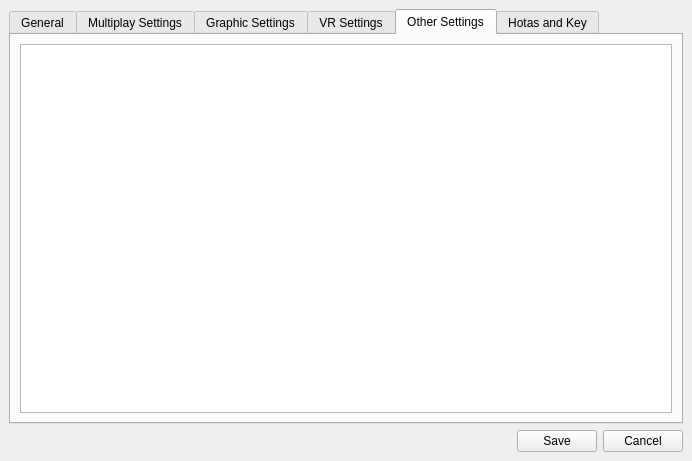
<?xml version="1.0" encoding="UTF-8"?>
<ui version="4.0">
 <class>MainWindow</class>
 <widget class="QMainWindow" name="MainWindow">
  <property name="geometry">
   <rect>
    <x>0</x>
    <y>0</y>
    <width>692</width>
    <height>461</height>
   </rect>
  </property>
  <property name="windowTitle">
   <string>BMS Configure</string>
  </property>
  <widget class="QWidget" name="centralwidget">
   <layout class="QGridLayout" name="gridLayout">
    <item row="2" column="1">
     <widget class="QPushButton" name="pushButton_OK">
      <property name="text">
       <string>Save</string>
      </property>
     </widget>
    </item>
    <item row="2" column="0">
     <spacer name="horizontalSpacer">
      <property name="orientation">
       <enum>Qt::Orientation::Horizontal</enum>
      </property>
      <property name="sizeHint" stdset="0">
       <size>
        <width>40</width>
        <height>20</height>
       </size>
      </property>
     </spacer>
    </item>
    <item row="2" column="2">
     <widget class="QPushButton" name="pushButton_Cancel">
      <property name="text">
       <string>Cancel</string>
      </property>
     </widget>
    </item>
    <item row="0" column="0" colspan="3">
     <widget class="QTabWidget" name="tabWidget">
      <property name="locale">
       <locale language="English" country="UnitedStates"/>
      </property>
      <property name="currentIndex">
       <number>4</number>
      </property>
      <property name="tabBarAutoHide">
       <bool>false</bool>
      </property>
      <widget class="QWidget" name="tab_Comm">
       <attribute name="title">
        <string>General</string>
       </attribute>
       <layout class="QGridLayout" name="gridLayout_2">
        <item row="0" column="0">
         <widget class="QTableWidget" name="tableWidget_Comm">
          <property name="showGrid">
           <bool>false</bool>
          </property>
          <attribute name="horizontalHeaderVisible">
           <bool>false</bool>
          </attribute>
          <attribute name="verticalHeaderVisible">
           <bool>false</bool>
          </attribute>
          <attribute name="verticalHeaderStretchLastSection">
           <bool>false</bool>
          </attribute>
         </widget>
        </item>
       </layout>
      </widget>
      <widget class="QWidget" name="tab_MP">
       <attribute name="title">
        <string>Multiplay Settings</string>
       </attribute>
       <layout class="QGridLayout" name="gridLayout_3">
        <item row="0" column="0">
         <widget class="QTableWidget" name="tableWidget_MP">
          <property name="showGrid">
           <bool>false</bool>
          </property>
          <attribute name="horizontalHeaderVisible">
           <bool>false</bool>
          </attribute>
          <attribute name="verticalHeaderVisible">
           <bool>false</bool>
          </attribute>
         </widget>
        </item>
       </layout>
      </widget>
      <widget class="QWidget" name="tab_Graphic">
       <attribute name="title">
        <string>Graphic Settings</string>
       </attribute>
       <layout class="QGridLayout" name="gridLayout_4">
        <item row="0" column="0">
         <widget class="QTableWidget" name="tableWidget_Graphic">
          <property name="horizontalScrollBarPolicy">
           <enum>Qt::ScrollBarPolicy::ScrollBarAlwaysOn</enum>
          </property>
          <property name="showGrid">
           <bool>false</bool>
          </property>
          <attribute name="horizontalHeaderVisible">
           <bool>false</bool>
          </attribute>
          <attribute name="verticalHeaderVisible">
           <bool>false</bool>
          </attribute>
         </widget>
        </item>
       </layout>
      </widget>
      <widget class="QWidget" name="tab_VR">
       <attribute name="title">
        <string>VR Settings</string>
       </attribute>
       <layout class="QGridLayout" name="gridLayout_5">
        <item row="0" column="0">
         <widget class="QTableWidget" name="tableWidget_VR">
          <property name="showGrid">
           <bool>false</bool>
          </property>
          <attribute name="horizontalHeaderVisible">
           <bool>false</bool>
          </attribute>
          <attribute name="verticalHeaderVisible">
           <bool>false</bool>
          </attribute>
         </widget>
        </item>
       </layout>
      </widget>
      <widget class="QWidget" name="tab_Other">
       <attribute name="title">
        <string>Other Settings</string>
       </attribute>
       <layout class="QGridLayout" name="gridLayout_6">
        <item row="0" column="0">
         <widget class="QTableWidget" name="tableWidget_Other"/>
        </item>
       </layout>
      </widget>
      <widget class="QWidget" name="tab_HotasAndKey">
       <attribute name="title">
        <string>Hotas and Key</string>
       </attribute>
       <layout class="QGridLayout" name="gridLayout_7">
        <item row="0" column="0">
         <widget class="QTableWidget" name="tableWidget_HotasAndKey"/>
        </item>
       </layout>
      </widget>
     </widget>
    </item>
   </layout>
  </widget>
 </widget>
 <resources/>
 <connections/>
</ui>
